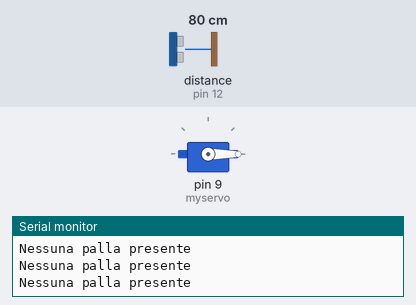
This sketch was run on a simulated Arduino Mega 2560, built with avr-gcc and run on an emulated ATmega2560. On the bench: servo, the last lines printed to the serial monitor. Wiring (inferred from the names in the program): ultrasonic range finder: trigger pin 13; echo pin 12. Inputs (shaded band) come from the test bench; at power-on: distance to the obstacle (sensor on pin 12) 80 cm. The echo pulse lasts 58.3 µs per cm.

Above: at 1.3 s.
1.4 s: distance to the obstacle (sensor on pin 12) set to 57 cm
2.9 s: distance to the obstacle (sensor on pin 12) set to 46 cm
At 4.1 s:
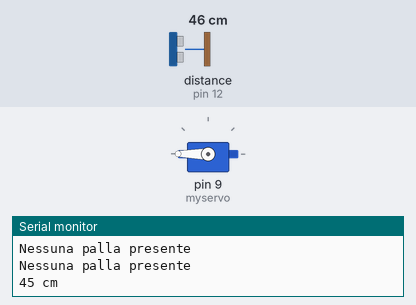
5.9 s: distance to the obstacle (sensor on pin 12) set to 6 cm
7.6 s: distance to the obstacle (sensor on pin 12) set to 3 cm
At 8.3 s:
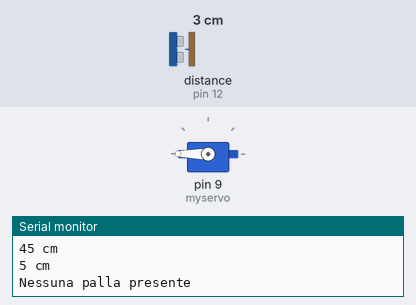
9.1 s: distance to the obstacle (sensor on pin 12) set to 9 cm
At 9.6 s:
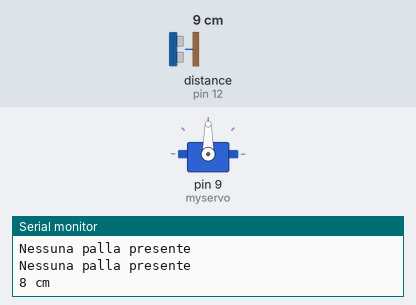
Timing chart, 0 to 13.1 s (numbered marks = the images above; inputs shaded):
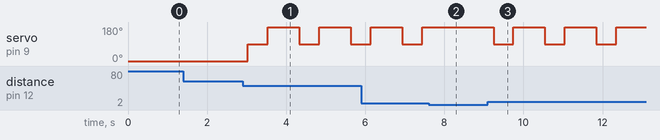

The sketch:

Servo_con_sensore_distanza__1_.ino
```cpp
#include <Servo.h>

#define trigPin 13
#define echoPin 12
Servo myservo;

void setup() {

  Serial.begin (9600);
  pinMode(trigPin, OUTPUT);
  pinMode(echoPin, INPUT);
  myservo.attach(9);
  myservo.write(0);

}

void loop() {

  long duration, distance;
  digitalWrite(trigPin, LOW);
  delayMicroseconds(2);
  digitalWrite(trigPin, HIGH);
  delayMicroseconds(10);
  digitalWrite(trigPin, LOW);
  duration = pulseIn(echoPin, HIGH);
  distance = (duration/2) / 29.1;
  if (distance < 4 || distance >50) {  // This is where the LED On/Off happens     digitalWrite(led,HIGH); // When the Red condition is met, the Green LED should turn off   digitalWrite(led2,LOW); }   else {     digitalWrite(led,LOW);     digitalWrite(led2,HIGH);   }   if (distance >= 200 || distance <= 0){
    Serial.println("Nessuna palla presente");
  }
  else {
    Serial.print(distance);
    Serial.println(" cm");
    myservo.write(90);
    delay(500);
    myservo.write(180);
    delay(300);

  }
  delay(500);
}
```

Sparapalloni_4.0.cpp
```cpp
//SPARAPALLONI TESINA IOT UNIMORE DI BRANDON WILLY VIGLIANISI

#include <Servo.h>

//Sensori di distanza
#define trigPin1 23 //Il sensore di distanza 1 vede se c'è una palla disponibile da far entrare nella macchina
#define echoPin1 22
#define trigPin2 25 //Il sensore 2 cerca di capire quando un pallone entra nel canestro
#define echoPin2 24
#define trigPin3 27 //Il 3 misura la distanza del tiratore per capire se il tiro è da considerare da 2 o 3pt.
#define echoPin3 26

//Definiamo qui i pin di ingresso
// Servono tre servo motori, due sensori per rilevare palla (prossimità o distanza), dei led per gli
//  identificare gli stati ed in più un ulteriore sensore di distanza che vede se il tiro e da 2 o 3pt, esso
//    mima quella che sarà nel progetto reale una telecamera che riconosce la persona e ne stima la distanza.

//Definisco dove collego i led
#define led_pin_StatoIdle  38
#define led_pin_StatoOn  39


//Pin bottoni  --> Ho eliminato i bottoni in favore di un sensore di distanza
//#define bottone_2punti  7
//#define bottone_3punti  8

//servomotori
Servo dispenser; //fa entrare palloni in meccanismo lancio
Servo tenditore; //tende la molla per generare energia per il lancia
Servo grilletto; //rilascia meccanismo di lancio
Servo ricaricatore; //riporta braccio di lancio in posizione iniziale

// STATES: 0: 'Idle', 1: 'check disponibilità palla', 2: 'Faccio entrare palla', 3: 'Carica', 4: 'Sparo' , 5: 'Invia stat'
// Mentre lo stato è tra 1 e 4 voglio contare le statistiche

int iState;
int iImposed;
int iFutureState;
int iReceived;
unsigned long time_loop;
unsigned long time_check;
unsigned long time_ricarica;
unsigned long time_invio_dati;
long duration_check, distance_check; //variabili controllo presenza palla
long duration_realizzati, distance_realizzati; //variabili controlla se palla entra nel canestro
long duration_posizioneTiro, distance_posizioneTiro;
//int Stato_bottone_2punti;
//int Stato_bottone_3punti;
int tirati_2punti;
int tirati_3punti;
int realizzati_2punti;
int realizzati_3punti;


void setup() {

  // initialize serial communications at 9600 bps:
  Serial.begin(9600);

  //inizializzo pin led come output
  pinMode(led_pin_StatoIdle, OUTPUT);
  pinMode(led_pin_StatoOn, OUTPUT);


  //inizializzo pin bottoni come input
  //pinMode(bottone_2punti, INPUT);
  //pinMode(bottone_3punti, INPUT);

  //definisco pin del sensore di distanza
  pinMode(trigPin1, OUTPUT);
  pinMode(echoPin1, INPUT);
  pinMode(trigPin2, OUTPUT);
  pinMode(echoPin2, INPUT);
  pinMode(trigPin3, OUTPUT);
  pinMode(echoPin3, INPUT);

  //inizializzo pin dei servo
  dispenser.attach(50);
  tenditore.attach(51);
  grilletto.attach(52);
  ricaricatore.attach(53);

  //inizializzo la posizione dei servo
  dispenser.write(90);
  tenditore.write(1);
  grilletto.write(90);
  ricaricatore.write(90);

  // initialize pin and value
  digitalWrite(led_pin_StatoIdle, LOW);
  digitalWrite(led_pin_StatoOn, LOW);

  iState=0;
  iImposed=0;
  time_loop=millis();
  duration_check=2000;
  distance_check=60;
  duration_realizzati=2000;
  distance_realizzati=60;
  duration_posizioneTiro=2000;
  distance_posizioneTiro=60;

  time_invio_dati=millis();

  //iFutureState = 99;
  iReceived = -1;

  //inizializzo stati bottoni
  //Stato_bottone_2punti=0;
  //Stato_bottone_3punti=0;

  //inizializzo stats
  tirati_2punti=0;
  tirati_3punti=0;
  realizzati_2punti=0;
  realizzati_3punti=0;
}

void loop() {

  if (millis() - time_loop > 200){ // read every 50 millisecond
  time_loop = millis();

    // Leggiamo valori sensore di prossimità
  digitalWrite(trigPin1, LOW);
  delayMicroseconds(2);
  digitalWrite(trigPin1, HIGH);
  delayMicroseconds(10);
  digitalWrite(trigPin1, LOW);
  duration_check = pulseIn(echoPin1, HIGH);
  distance_check = (duration_check/2) / 29.1;

  digitalWrite(trigPin2, LOW);
  delayMicroseconds(2);
  digitalWrite(trigPin2, HIGH);
  delayMicroseconds(10);
  digitalWrite(trigPin2, LOW);
  duration_realizzati = pulseIn(echoPin2, HIGH);
  distance_realizzati = (duration_realizzati/2) / 29.1;

  digitalWrite(trigPin3, LOW);
  delayMicroseconds(2);
  digitalWrite(trigPin3, HIGH);
  delayMicroseconds(10);
  digitalWrite(trigPin3, LOW);
  duration_posizioneTiro = pulseIn(echoPin3, HIGH);
  distance_posizioneTiro = (duration_posizioneTiro/2) / 29.1;


  if (Serial.available()>0) iReceived = Serial.read() - 48; //perchè se mando uno la seriale lo converte in ascii che è 49,
                              // 50 in ascii starebbe per 2 e così via fino al 9


    // default: back to the first state


  //Definizioni cambiamento di stato

    if (iState==0 && iReceived==1) iState=1; //On

    if (iState==1 && iReceived==0) iState=0; //Off
    //Permetto di spegnere la macchina solo nello stato 1 per evitare di lasciare la macchina in uno stato inconsistente

  if (iReceived==2) iState=5; //cancello statistiche

  if (iReceived==9) iState=0; //Emergency stop

    if (iState==1 && iImposed==2) iState=2; //Ciclo degli stati
    if (iState==2 && iImposed==3) iState=3;
    if (iState==3 && iImposed==4) iState=4;
    if (iState==4 && iImposed==1) iState=1;
    if (iState==5 && iImposed==0) iState=0;

  //Potrei imporre un nuovo stato che azzera le statistiche ma fa continuare il ciclo della sparapalloni


    // CR and LF always skipped (no transition)
  //anche se non mi serve a molto visto che lavoro con numeri e non con caratteri
    //if (iReceived==10 || iReceived==13){} //salta a capo
    if (iReceived>9 || iReceived<0){}

  if(iState==0){ //magari fai due led separati uno rosso che dice quando è in idle e uno verde per quando è in funzione
    digitalWrite(led_pin_StatoIdle, HIGH);
    digitalWrite(led_pin_StatoOn, LOW);
    //Serial.println("- Idle -");
   } else {
    digitalWrite(led_pin_StatoIdle, LOW);
    digitalWrite(led_pin_StatoOn, HIGH);
  }

    if (iState==1){
     //controllo se ci sono palle disponibili
     //Serial.println("- Entrato in stato 1 -");
    if (distance_check >20) {  // This is where the LED On/Off happens     digitalWrite(led,HIGH); // When the Red condition is met, the Green LED should turn off   digitalWrite(led2,LOW); }   else {     digitalWrite(led,LOW);     digitalWrite(led2,HIGH);   }   if (distance >= 200 || distance <= 0){
       //Serial.println("- Nessuna palla presente -"); //al posto della scritta magari è meglio un
       // codice che poi il bridge interpreta e manda un segnale ad un feed che avvisa l'app di ciò
       //magari qui accendiamo un led per segnalare che non ci sono palloni
        } else {
        //Serial.print(distance);//Serial.println(" cm");
        //Serial.println("- Palla disponibile -");
        time_check = millis();
        iImposed=2;
        }
  }

    if (iState==2){
     //Serial.println("- Entrato in stato 2 -");
     //Fai entrare palla in meccanismo

     if ((millis() - time_check) < 1000){ //vedi un un po' poi dalla pratica che valore mettere dopo il >
       dispenser.write(180);
      } else {
       dispenser.write(90);
       //Serial.println("- Palla fatta entrare passo al 3 -");
       iImposed=3;
      }
  }

    if (iState==3){
     //carica
     //Serial.println("- Carico meccanismo -");
     tenditore.write(90);
     time_ricarica=millis();
     iImposed=4;
  }

    if (iState==4){
     //Spara e torna allo stato 1 per ripetere il ciclo
     //Serial.println("- Sparo e torno a passo 1 -");
     grilletto.write(180);
     //conto tirati
     if(distance_posizioneTiro<75){
      tirati_2punti=tirati_2punti+1;
     } else{
      tirati_3punti=tirati_3punti+1;
     }
     //attendo ora qualche secondo in cui ricarico la macchina e poi faccio partire la prossima palla
     if ((millis() - time_ricarica) > 500 && (millis() - time_ricarica) < 1000  ){
      //Serial.println("Ricarico");
      ricaricatore.write(1);
      } else if ((millis() - time_ricarica) > 1000){
      //Serial.println("Riinzializzo e impongo1");
      tenditore.write(1);
      grilletto.write(90);
      ricaricatore.write(90);
      iImposed=1;
     }

  }

  if (iState==5){
    //Qui azzero le stats e torno in idle
    tirati_2punti = 0;
    tirati_3punti = 0;
    realizzati_2punti = 0;
    realizzati_3punti = 0;

     iImposed=0;//alla fine ritorno allo stato di idle
  }


  if (iState>=0 && iState<5){ //forse e meglio entrare qui anche in zero così per mod a obbiettivo
  //dopo che passo ultimo passaggio torno in zero aspetto qualche secondo il canestro e poi azzero le stat
    //Conteggio Statistiche e le invio
    //Serial.println("- Tengo le statistiche e le invio -");
    if(distance_realizzati < 15){
      if(distance_posizioneTiro<75){
        realizzati_2punti=realizzati_2punti+1;
      }else{
        realizzati_3punti=realizzati_3punti+1;
      }
    }
     if (millis() - time_invio_dati > 5000){ // Invia dati ogni 5 secondi per evitare superamento rate
        time_invio_dati = millis();
        if(distance_posizioneTiro<75){
        Serial.write(0xff); //flag di inizio pacchetto
        Serial.write(0x03); //qua dico quanti dati invio in questo caso 2 (0x01 starebbe per 1)
        Serial.write((char)(2));  //indico la posizione del tiro
        Serial.write((char)(tirati_2punti)); //non so se serve il casting a char o meno
        Serial.write((char)(realizzati_2punti));
        Serial.write(0xfe); //flag di fine pacchetto
        } else {
            Serial.write(0xff); //flag di inizio pacchetto
            Serial.write(0x03); //qua dico quanti dati invio in questo caso 2 (0x01 starebbe per 1)
            Serial.write((char)(3));  //indico la posizione del tiro
            Serial.write((char)(tirati_3punti)); //non so se serve il casting a char o meno
            Serial.write((char)(realizzati_3punti));
            Serial.write(0xfe); //flag di fine pacchetto
        }
     }
    }
  }
  //delay(500)
}
```

Measured:
- the behaviour switches between 52 and 51 cm on distance to the obstacle (sensor on pin 12) (found by bisection; images 0 and 1)
- the behaviour switches between 5 and 4 cm on distance to the obstacle (sensor on pin 12) (found by bisection; images 1 and 2)
- after the input at 2.9 s, servo on pin 9 (myservo): alternates 180° for 0.80 s and 90° for 0.50 s, starting after 0.13 s
- after the input at 7.6 s, servo on pin 9 (myservo): stays 180° (without the input it goes to 90° after 0.64 s)
- after the input at 9.1 s, servo on pin 9 (myservo): alternates 180° for 0.80 s and 90° for 0.50 s, starting after 0.14 s
